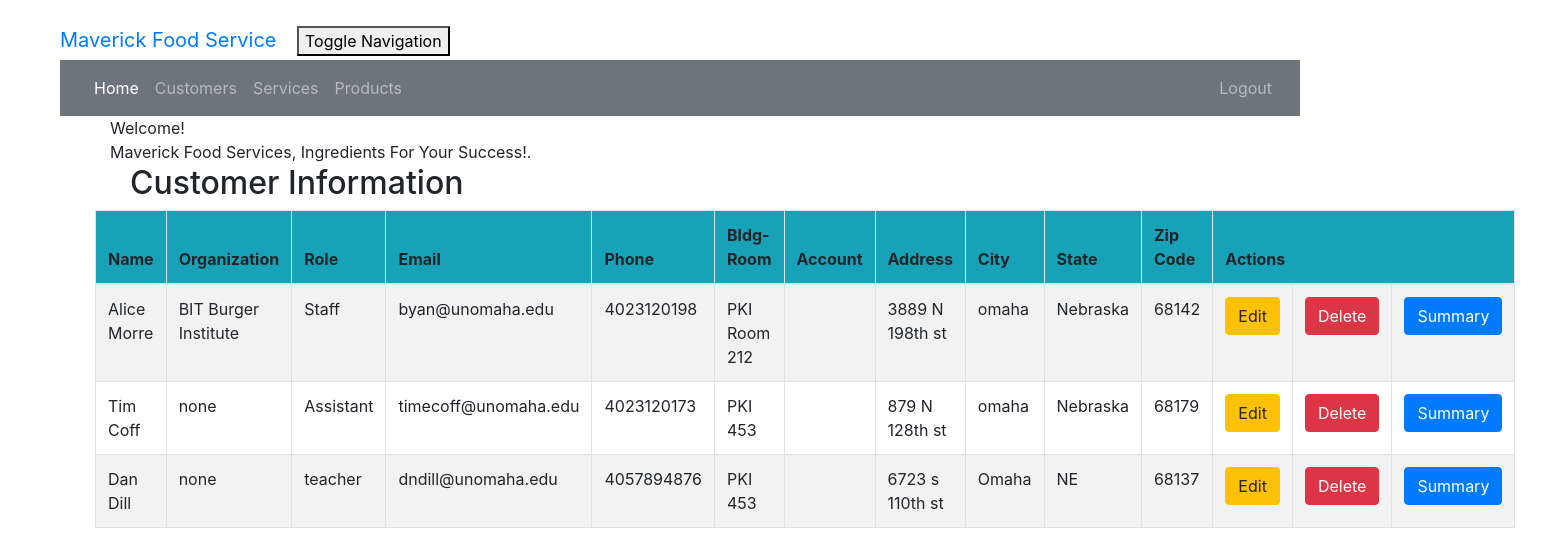
The page /customer_list (signed in) on the database as committed earlier.
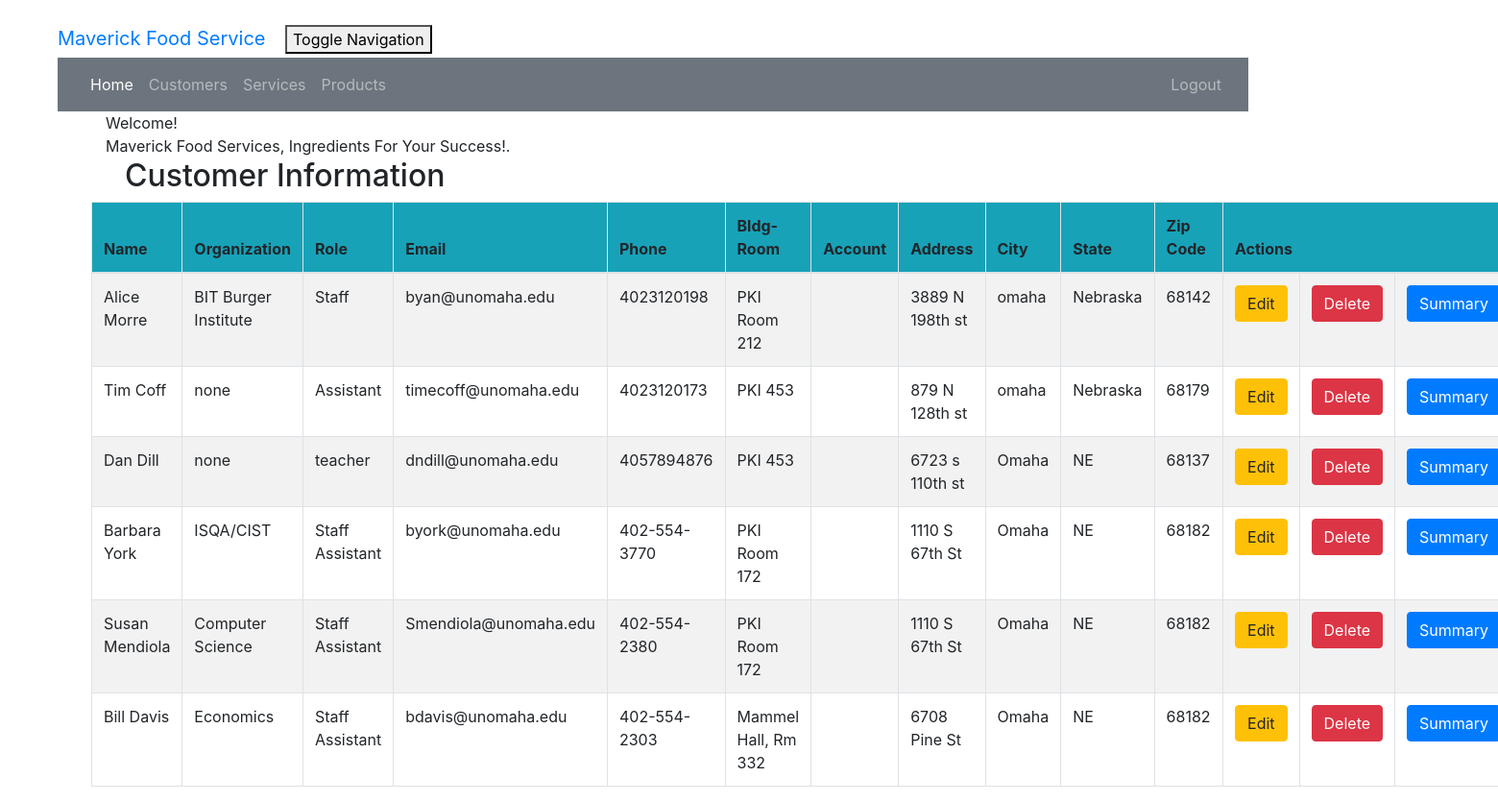
The same page on the database as committed later.
### crm/models.py (models this page shows, shortened)
class Customer(models.Model):
    cust_name = models.CharField(max_length=50)
    email = models.EmailField(max_length=100)
    phone = models.CharField(max_length=20)
    bldgroom = models.CharField(max_length=100)
    address = models.CharField(max_length=200)
    city = models.CharField(max_length=50)
    state = models.CharField(max_length=50)
    zipcode = models.CharField(max_length=10)
    organization = models.CharField(max_length=100)
    role = models.CharField(max_length=100)

### crm/views.py (the view)
# urls.py: path('customer_list', views.customer_list, name='customer_list'),
@login_required
def customer_list(request):
    customer = Customer.objects.filter()
    return render(request, 'crm/customer_list.html',
                  {'customers': customer})

### crm/templates/crm/customer_list.html (shortened to what this page needs)
<!DOCTYPE html>
<html lang="en">
{% extends 'crm/base.html' %}
{% block content %}
    <html>
    <head>
    </head>
    <body class="bodylist">
    <div class="container">
        <div class="panel panel-primary">
            <div class="panel-heading">Welcome!</div>
            <div class="panel-body">
                Maverick Food Services, Ingredients For Your Success!.
            </div>
        </div>
    </div>
    <div class="row">
        <h2>Customer Information</h2>
    </div>
    <div>
        <table class="table table-striped table-bordered table-hover w-auto">
            <thead>
            <tr class="bg-info">
                <th>Name</th>
                <th>Organization</th>
                <th>Role</th>
                <th>Email</th>
                <th>Phone</th>
                <th>Bldg-Room</th>
                <th>Account</th>
                <th>Address</th>
                <th>City</th>
                <th>State</th>
                <th>Zip Code</th>
                <th colspan="3">Actions</th>
            </tr>
            </thead>
            <tbody>
            {% for customer in customers %}
                <tr>
                    <td>{{ customer.cust_name }}</td>
                    <td>{{ customer.organization }}</td>
                    <td>{{ customer.role }}</td>
                    <td>{{ customer.email }}</td>
                    <td>{{ customer.phone }}</td>
                    <td>{{ customer.bldgroom }}</td>
                    <td>{{ customer.account_number }}</td>
                    <td>{{ customer.address }}</td>
                    <td>{{ customer.city }}</td>
                    <td>{{ customer.state }}</td>
                    <td>{{ customer.zipcode }}</td>
                    <td><a href="{% url 'crm:customer_edit' pk=customer.pk %}"                            class="btn btn-warning">Edit</a></td>
                    <td><a href="{% url 'crm:customer_delete' pk=customer.pk %}"
                           onclick="return confirm('Are you sure you want to delete?')"
                           class="btn btn-danger">Delete</a>
                    </td>
                    <td><a href="{% url 'crm:summary' pk=customer.pk %}"
                           class="btn btn-primary">Summary</a>
                    </td>
                </tr>
            {% endfor %}
            </tbody>
        </table>
    </div>
    </body>
    </html>
{% endblock %}

Rows that differ between the two databases and show on the page:
added Customer: cust_name "Barbara York", organization "ISQA/CIST", role "Staff Assistant", email "byork@unomaha.edu", phone "402-554-3770", bldgroom "PKI Room 172", address "1110 S 67th St", city "Omaha", state "NE", zipcode "68182"
added Customer: cust_name "Susan Mendiola", organization "Computer Science", role "Staff Assistant", email "Smendiola@unomaha.edu", phone "402-554-2380", bldgroom "PKI Room 172", address "1110 S 67th St", city "Omaha", state "NE", zipcode "68182"
added Customer: cust_name "Bill Davis", organization "Economics", role "Staff Assistant", email "bdavis@unomaha.edu", phone "402-554-2303", bldgroom "Mammel Hall, Rm 332", address "6708 Pine St", city "Omaha", state "NE", zipcode "68182"
